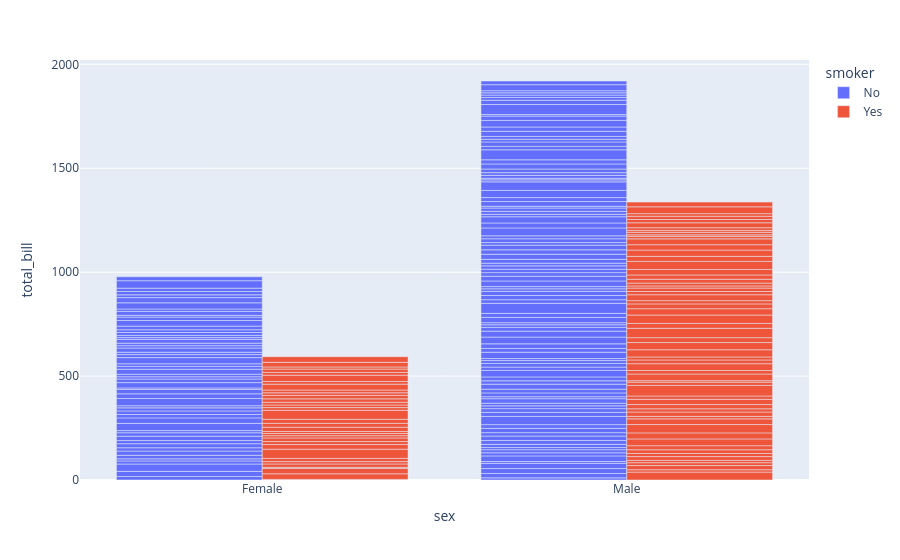

Notebook code cell kept with this figure:
### Code cell
df = px.data.tips()
fig = px.bar(df, x = "sex", y = "total_bill", color = "smoker", barmode = "group")
fig.show()

### Figure 1 — Plotly figure (JSON) as saved in the notebook; plotly's stock layout.template omitted (floating-point values rounded to 4 significant figures; data arrays with more than 128 entries replaced by an {"elided": "..."} marker saying what was removed)
{"data": [{"alignmentgroup": "True", "hovertemplate": "smoker=No<br>sex=%{x}<br>total_bill=%{y}<extra></extra>", "legendgroup": "No", "marker": {"color": "#636efa", "pattern": {"shape": ""}}, "name": "No", "offsetgroup": "No", "orientation": "v", "showlegend": true, "textposition": "auto", "type": "bar", "x": {"elided": "151 str values"}, "xaxis": "x", "y": {"elided": "151 float values"}, "yaxis": "y"}, {"alignmentgroup": "True", "hovertemplate": "smoker=Yes<br>sex=%{x}<br>total_bill=%{y}<extra></extra>", "legendgroup": "Yes", "marker": {"color": "#EF553B", "pattern": {"shape": ""}}, "name": "Yes", "offsetgroup": "Yes", "orientation": "v", "showlegend": true, "textposition": "auto", "type": "bar", "x": ["Male", "Male", "Male", "Male", "Male", "Male", "Female", "Male", "Female", "Female", "Male", "Male", "Male", "Male", "Female", "Female", "Male", "Male", "Male", "Male", "Female", "Female", "Female", "Female", "Male", "Male", "Male", "Female", "Male", "Female", "Female", "Female", "Male", "Male", "Male", "Male", "Male", "Male", "Male", "Male", "Female", "Male", "Male", "Male", "Male", "Male", "Male", "Female", "Male", "Female", "Male", "Male", "Female", "Male", "Male", "Male", "Male", "Female", "Female", "Male", "Male", "Female", "Female", "Female", "Male", "Female", "Male", "Male", "Male", "Female", "Male", "Male", "Female", "Female", "Female", "Male", "Male", "Male", "Female", "Male", "Female", "Male", "Male", "Female", "Female", "Female", "Male", "Male", "Male", "Male", "Male", "Female", "Male"], "xaxis": "x", "y": [38.01, 11.24, 20.29, 13.81, 11.02, 18.29, 3.07, 15.01, 26.86, 25.28, 17.92, 19.44, 32.68, 28.97, 5.75, 16.32, 40.17, 27.28, 12.03, 21.01, 11.35, 15.38, 44.3, 22.42, 15.36, 20.49, 25.21, 14.31, 16.0, 17.51, 10.59, 10.63, 50.81, 15.81, 7.25, 31.85, 16.82, 32.9, 17.89, 14.48, 9.6, 34.63, 34.65, 23.33, 45.35, 23.17, 40.55, 20.9, 30.46, 18.15, 23.1, 15.69, 19.81, 28.44, 15.48, 16.58, 10.34, 43.11, 13.0, 13.51, 18.71, 12.74, 13.0, 16.4, 20.53, 16.47, 26.59, 38.73, 24.27, 12.76, 30.06, 25.89, 13.27, 28.17, 12.9, 28.15, 11.59, 7.74, 30.14, 12.16, 13.42, 8.58, 13.42, 16.27, 10.09, 22.12, 24.01, 15.69, 15.53, 12.6, 32.83, 27.18, 22.67], "yaxis": "y"}], "layout": {"barmode": "group", "legend": {"title": {"text": "smoker"}, "tracegroupgap": 0}, "margin": {"t": 60}, "xaxis": {"anchor": "y", "domain": [0, 1], "title": {"text": "sex"}}, "yaxis": {"anchor": "x", "domain": [0, 1], "title": {"text": "total_bill"}}}}
